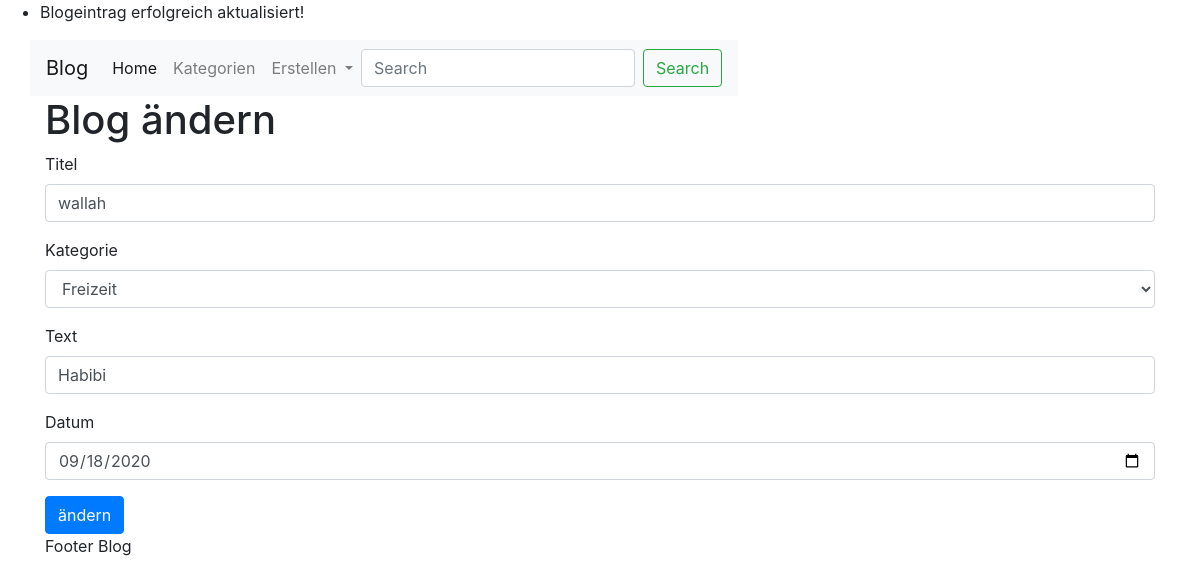
Screenshot of /blog/modify/5 with the database file from the repository.
### app/models.py (models this page shows)
class Blogeintrag(db.Model):
    id = db.Column(db.Integer, primary_key=True)
    titel = db.Column(db.String, nullable=False)
    kategorie = db.Column(db.ForeignKey("kategorie.id"), nullable=False)
    text = db.Column(db.String, nullable=False)
    datum = db.Column(db.Date, nullable=False)

### app/blog/routes.py (the view, shortened to what this page needs)
@bp.route('/blog/modify/<int:id>', methods=['POST', 'GET'])
def update(id):
    flash("Blogeintrag erfolgreich aktualisiert!")
    blogeintrag = Blogeintrag.query.get_or_404(id)
    form = Blogform(request.form)
    form.title.data = blogeintrag.titel
    form.category.data = blogeintrag.kategorie
    form.text.data = blogeintrag.text
    form.date.data = blogeintrag.datum
    return render_template("blog/update.html", form=form, kategorien=Kategorie.query.all())

### app/blog/form.py
class Blogform(Form):
    title = StringField('Titel', validators = [DataRequired()])
    category = IntegerField('Kategorie', validators=[DataRequired()])
    text = StringField('Text', validators=[DataRequired()])
    date = DateField('Datum', validators=[DataRequired()])

### app/templates/blog/update.html (shortened to what this page needs)
{% extends "base.html" %}
{% block content %}
    <h1>Blog ändern</h1>
    <div>
        <form method="post" action="" role="form">
            <div class="form-group">
                <label for="title">{{ form.title.label.text }}</label>
                <input type="text" class="form-control" id="title" name="title"
                       value="{{ form.title.data }}">
            </div>
            <div class="form-group">
                <label for="category">{{ form.category.label.text }}</label>
                <select class="form-control" id="category" name="category">
                    {% for kategorie in kategorien %}
                        <option value="{{ kategorie.id }}"
                                {% if (kategorie.id == form.category.data) %} selected="selected" {% endif %}>{{ kategorie.value }}</option>
                    {% endfor %}
                </select>
            </div>
            <div class="form-group">
                <label for="text">{{ form.text.label.text }}</label>
                <input type="text" class="form-control" id="text" name="text"
                       value="{{ form.text.data }}">
            </div>
            <div class="form-group">
                <label for="date">{{ form.date.label.text }}</label>
                <input type="date" class="form-control" id="date" name="date"
                       value="{{ form.date.data }}">
            </div>
            <button type="submit" class="btn btn-primary">ändern</button>
        </form>
    </div>
{% endblock %}

### rows the page displays
Blogeintrag: title "wallah", text "Habibi", date "09/18/2020"

### other values shown
{{ messages }} "Blogeintrag erfolgreich aktualisiert!"
form field category "Freizeit"
